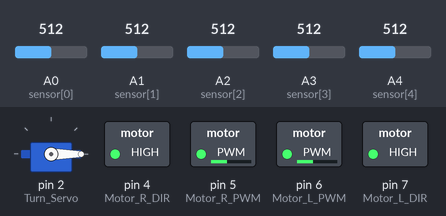
This sketch was run on a simulated Arduino Uno, built with avr-gcc and run on an emulated ATmega328P. On the bench: servo, switched loads named in the sketch (green lamp = pin HIGH). Inputs (shaded band) come from the test bench; at power-on: A0 (sensor[0]) = 512, A1 (sensor[1]) = 512, A2 (sensor[2]) = 512, A3 (sensor[3]) = 512, A4 (sensor[4]) = 512. What the sketch prints to the serial monitor is not drawn.

Above: at 0.1 s.
Timing chart, 0 to 1.6 s (numbered marks = the images above):
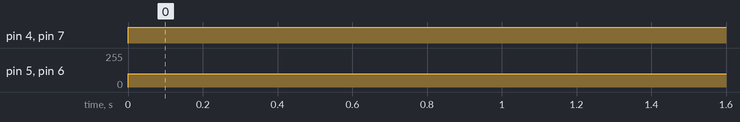

The sketch:

Line_Patrolling.ino
```cpp
#include "Servo.h"

Servo Turn_Servo;

int sensor[5] = {A0, A1, A2, A3, A4}; //灰度传感器的5个模拟信号输入引脚
int raw_data[5] = {0, 0, 0, 0, 0};
const int error_bit[5] = {2, 1, 0, -1, -2};
int Motor_L_PWM = 6;
int Motor_R_PWM = 5;
int Motor_L_DIR = 7;
int Motor_R_DIR = 4;

const int Dir_Middle = 0;

const float kp_ = 0; //要调的pid参数
const float ki_ = 0;
const float kd_ = 0;

float pout_,iout_,dout_,output_;
int err_ = 0, err_sum_ = 0, last_err_ = 0, i_max_ = 0, output_max_ = 0; //i_max_和output_max_要调
int servo_ang_ = 0;

void L_Motor(int dir,int speed)
{
  digitalWrite(Motor_L_DIR, dir);
  analogWrite(Motor_L_PWM, speed);
}

void R_Motor(int dir,int speed)
{
  digitalWrite(Motor_R_DIR, dir);
  analogWrite(Motor_R_PWM, speed);
}

void setup() {
  // put your setup code here, to run once:
  Serial.begin(9600);
  Turn_Servo.attach(2);
  Turn_Servo.write(90);

  pinMode(Motor_L_DIR, OUTPUT);
  pinMode(Motor_L_PWM, OUTPUT);
  pinMode(Motor_R_DIR, OUTPUT);
  pinMode(Motor_R_PWM, OUTPUT);
}

void loop() {
  // put your main code here, to run repeatedly:
  for (int i = 0; i < 5; i++){ //读传感器值并且二值化,1 -> black
    raw_data[i] = analogRead(sensor[i]);
    if (raw_data[i] < 500){
      raw_data[i] = 1;
    }else{
      raw_data[i] = 0;
    }
    //Serial.print(raw_data[i]);
    //Serial.print(' ');
  }
  //Serial.println(' ');

  //舵机控制
  bool Error_State = false;
  if (raw_data[0] == 1 && raw_data[1] == 1 && raw_data[2] == 1 && raw_data[3] == 1 && raw_data[4] == 1){ //五路白和五路黑，位置错误，直接停机
    Error_State = true;
    err_ = 0; //跑成这样要么是寄了，要么没在场地上，重置状态
    last_err_ = 0;
    err_sum_ = 0;
    servo_ang_ = Dir_Middle;
  } else
  if (raw_data[0] == 1){
    err_ = 2;
  } else
  if (raw_data[4] == 1){
    err_ = -2;
  } else
  if (raw_data[1] == 1){
    err_ = 1;
  } else
  if (raw_data[3] == 1){
    err_ = -1;
  }

  //PID计算，具体怎么做自行百度PID算法
  err_sum_ += err_;
  if (err_sum_ > i_max_ ){ //积分限幅
    err_sum_ = i_max_;
  }
  if (err_sum_ < (-1)*i_max_ ){
    err_sum_ = (-1) * i_max_;
  }

  pout_ = kp_ * err_;
  iout_ = ki_ * err_sum_;
  dout_ = kd_ * (err_ - last_err_);
  output_ = pout_ + iout_ + dout_;
  if (output_ > output_max_){
    output_ = output_max_;
  }
  if (output_ < (-1)*output_max_){
    output_ = (-1) * output_max_;
  }
  last_err_ = err_;

  int ctrl = (int)output_;
  Serial.println(ctrl);
  servo_ang_ += ctrl;
  if (servo_ang_ >= Dir_Middle + output_max_){
    servo_ang_ = Dir_Middle + output_max_;
  }
  if (servo_ang_ <= Dir_Middle - output_max_){
    servo_ang_ = Dir_Middle - output_max_;
  }
  Turn_Servo.write(servo_ang_);

  //电机控制
  //Error_State = true;
  //Serial.println(Error_State);
  if (!Error_State){
    L_Motor(HIGH, 100);
    R_Motor(HIGH, 100);
  } else {
    L_Motor(HIGH, 0);
    R_Motor(HIGH, 0);
  }
}
```

Measured:
- by itself, pin 4 (Motor_R_DIR), pin 7 (Motor_L_DIR): LOW → HIGH at 0.00 s
- by itself, pin 5 (Motor_R_PWM), pin 6 (Motor_L_PWM): 0/255 → 100/255 at 0.00 s
